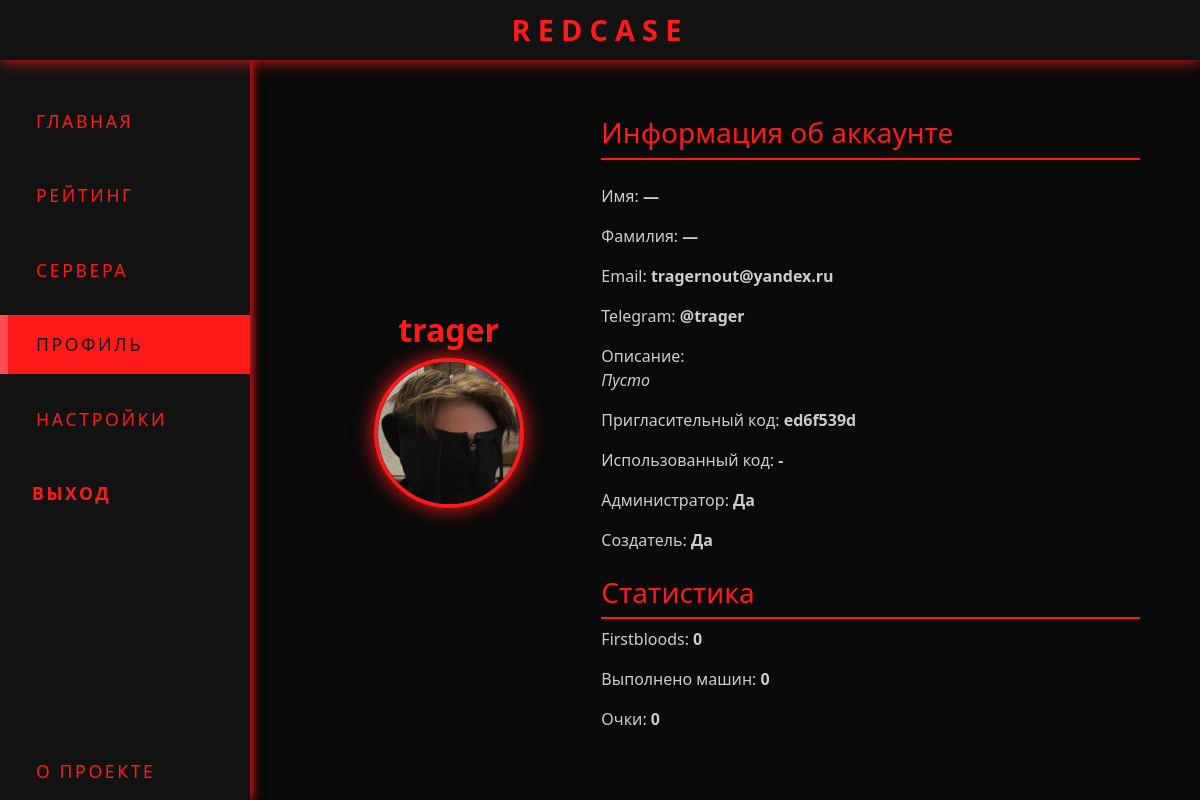
The page /profile (signed in) on the database its author committed.
### models.py (models this page shows, shortened)
class User(db.Model, UserMixin):  # наследуем UserMixin
    __tablename__ = 'Users'
    uuid = db.Column(db.String, primary_key=True)
    nickname = db.Column(db.String, nullable=False)
    first_name = db.Column(db.String, nullable=True)
    last_name = db.Column(db.String, nullable=True)
    email = db.Column(db.String, nullable=True)
    telegram = db.Column(db.String, nullable=False)
    password = db.Column(db.String, nullable=False)
    solved_vms = db.Column(db.Integer, nullable=False)
    first_bloods = db.Column(db.Integer, nullable=False)
    score = db.Column(db.Integer, nullable=False)
    profile_description = db.Column(db.String, nullable=True)
    invite_code = db.Column(db.String, nullable=False)
    used_invite_code = db.Column(db.String, nullable=False)
    is_admin = db.Column(db.Boolean, nullable=False)
    is_creator = db.Column(db.Boolean, nullable=False)
    vpn_config = db.Column(db.String, nullable=True)

### app.py (the view)
@app.route('/profile')
@login_required
def profile():
    avatar_url = None
    avatar_folder = app.config['UPLOAD_FOLDER']
    for ext in ['.jpg', '.jpeg', '.png']:
        avatar_path = os.path.join(avatar_folder, f"{current_user.uuid}{ext}")
        if os.path.isfile(avatar_path):
            avatar_url = url_for('static', filename=f'avatars/{current_user.uuid}{ext}')
            break
    return render_template("profile.html", user=current_user, avatar_url=avatar_url, active_page="profile")

### app.py (called while the page is built)
@login_manager.user_loader
def load_user(user_uuid):
    return User.query.filter_by(uuid=user_uuid).first()

### templates/profile.html (shortened to what this page needs)
{% extends "base.html" %}
{% block content %}
<div class="container-fluid mt-4">
  <div class="row" style="min-height: 100%;">
    <div class="col-md-4 d-flex flex-column align-items-center justify-content-center text-center mb-4">
      <h2 style="color: #ff1a1a; font-weight: 900;">{{ user.nickname }}</h2>
      <img src="{{ avatar_url or url_for('static', filename='avatars/default_avatar.png') }}"
           alt="Avatar" class="rounded-circle"
           style="width: 150px; height: 150px; border: 4px solid #ff1a1a; box-shadow: 0 0 20px #ff1a1a; margin-bottom: 20px;">
    </div>
    <div class="col-md-8">
      <h3 style="color: #ff1a1a; border-bottom: 2px solid #ff1a1a; padding-bottom: 0.5rem; margin-bottom: 1.5rem;">
        Информация об аккаунте
      </h3>
      <p style="color: #ccc;">Имя: <strong>{{ user.first_name or "—" }}</strong></p>
      <p style="color: #ccc;">Фамилия: <strong>{{ user.last_name or "—" }}</strong></p>
      <p style="color: #ccc;">Email: <strong>{{ user.email or "—" }}</strong></p>
      <p style="color: #ccc;">Telegram: <strong>{{ user.telegram }}</strong></p>
      <p style="color: #ccc;">Описание: <br><em>{{ user.profile_description or "Пусто" }}</em></p>
      <p style="color: #ccc;">Пригласительный код: <strong>{{ user.invite_code }}</strong></p>
      <p style="color: #ccc;">Использованный код: <strong>{{ user.used_invite_code }}</strong></p>
      <p style="color: #ccc;">Администратор: <strong>{{ 'Да' if user.is_admin else 'Нет' }}</strong></p>
      <p style="color: #ccc;">Создатель: <strong>{{ 'Да' if user.is_creator else 'Нет' }}</strong></p>
      <h3 class="mt-4" style="color: #ff1a1a; border-bottom: 2px solid #ff1a1a; padding-bottom: 0.5rem;">Статистика</h3>
      <p style="color: #ccc;">Firstbloods: <strong>{{ user.first_bloods }}</strong></p>
      <p style="color: #ccc;">Выполнено машин: <strong>{{ user.solved_vms }}</strong></p>
      <p style="color: #ccc;">Очки: <strong>{{ user.score }}</strong></p>
    </div>
  </div>
</div>
{% endblock %}

### templates/base.html (style rules this page uses)
body, html { height: 100%; margin: 0; background-color: #0a0a0a; font-family: 'Segoe UI', Tahoma, Geneva, Verdana, sans-serif; color: #eee; overflow: hidden; }

### rows shown on the page
User: nickname "trager", first_name "—", last_name "—", email "tragernout@yandex.ru", telegram "@trager", profile_description "Пусто", invite_code "ed6f539d", used_invite_code "-", is_admin "Да", is_creator "Да", first_bloods "0", solved_vms "0", score "0"
